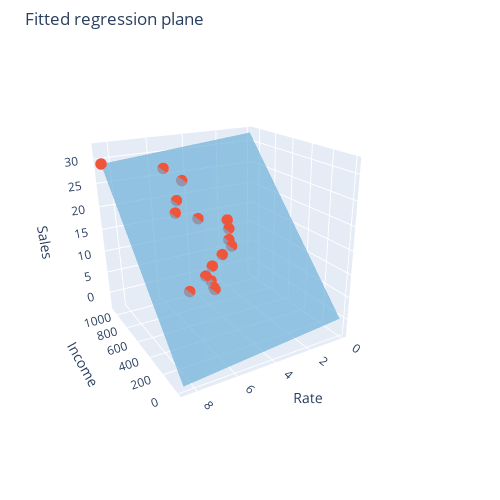

The code cell stored with this chart in its notebook:
### Code cell
z_color = np.zeros_like(z_data)
x_scatter_data = df_regress['X_1'].to_numpy()
y_scatter_data = df_regress['X_2'].to_numpy()
z_scatter_data = df_regress['Y'].to_numpy()

fig = go.Figure(data=[
  go.Surface(z=z_data.T, x=x_data, y=y_data, 
    colorscale="Blues", surfacecolor=z_color,
    showscale=False, opacity=0.7),
  go.Scatter3d(x=x_scatter_data, y=y_scatter_data, z=z_scatter_data, 
    mode="markers", marker_size=4)])

#go.Figure(data=[go.Scatter3d(x=df_regress['X_1'], y=df_regress['X_2'], 
#  z=df_regress['Y'], mode="markers")])

theta = [160, 60, 65]   # (cosine angle (alpha, beta, gamma))
theta = np.deg2rad(theta)
a = 2.5
camera = {
  'center': {'x': 0, 'y': -0.2, 'z': -0.2},
  'eye': {'x': a*np.cos(theta[0]), 'y': a*np.cos(theta[1]), 'z': a*np.cos(theta[2])}}

fig.update_layout(
  title="Fitted regression plane", autosize=True,
  width=500, height=500,
  margin={'l':35, 'r': 30, 'b':15, 't':50,},
  scene={
    "xaxis_title": "Income",
    "yaxis_title": "Rate",
    "zaxis_title": "Sales"},
  scene_camera=camera)


fig.show()

### Figure 1 — Plotly figure (JSON) as saved in the notebook; plotly's stock layout.template omitted (floating-point values rounded to 4 significant figures)
{"data": [{"colorscale": [[0, "rgb(247,251,255)"], [0.125, "rgb(222,235,247)"], [0.25, "rgb(198,219,239)"], [0.375, "rgb(158,202,225)"], [0.5, "rgb(107,174,214)"], [0.625, "rgb(66,146,198)"], [0.75, "rgb(33,113,181)"], [0.875, "rgb(8,81,156)"], [1, "rgb(8,48,107)"]], "opacity": 0.7, "showscale": false, "surfacecolor": [[0, 0, 0, 0, 0, 0, 0, 0, 0, 0], [0, 0, 0, 0, 0, 0, 0, 0, 0, 0], [0, 0, 0, 0, 0, 0, 0, 0, 0, 0], [0, 0, 0, 0, 0, 0, 0, 0, 0, 0], [0, 0, 0, 0, 0, 0, 0, 0, 0, 0], [0, 0, 0, 0, 0, 0, 0, 0, 0, 0], [0, 0, 0, 0, 0, 0, 0, 0, 0, 0], [0, 0, 0, 0, 0, 0, 0, 0, 0, 0], [0, 0, 0, 0, 0, 0, 0, 0, 0, 0], [0, 0, 0, 0, 0, 0, 0, 0, 0, 0]], "type": "surface", "x": [0, 119.6, 239.3, 358.9, 478.5, 598.2, 717.8, 837.4, 957.1, 1077.0], "y": [0, 0.9444, 1.889, 2.833, 3.778, 4.722, 5.667, 6.611, 7.556, 8.5], "z": [[-0.01402, 3.545, 7.104, 10.66, 14.22, 17.78, 21.34, 24.9, 28.46, 32.02], [-0.3445, 3.215, 6.774, 10.33, 13.89, 17.45, 21.01, 24.57, 28.13, 31.69], [-0.6749, 2.884, 6.443, 10.0, 13.56, 17.12, 20.68, 24.24, 27.8, 31.36], [-1.005, 2.554, 6.113, 9.672, 13.23, 16.79, 20.35, 23.91, 27.47, 31.03], [-1.336, 2.223, 5.782, 9.341, 12.9, 16.46, 20.02, 23.58, 27.14, 30.7], [-1.666, 1.893, 5.452, 9.011, 12.57, 16.13, 19.69, 23.25, 26.81, 30.36], [-1.997, 1.562, 5.121, 8.68, 12.24, 15.8, 19.36, 22.92, 26.48, 30.03], [-2.327, 1.232, 4.791, 8.35, 11.91, 15.47, 19.03, 22.59, 26.14, 29.7], [-2.657, 0.9015, 4.461, 8.019, 11.58, 15.14, 18.7, 22.26, 25.81, 29.37], [-2.988, 0.5711, 4.13, 7.689, 11.25, 14.81, 18.37, 21.93, 25.48, 29.04]]}, {"marker": {"size": 4}, "mode": "markers", "type": "scatter3d", "x": [336.1, 349.4, 362.9, 383.9, 402.8, 437, 472.2, 510.4, 544.5, 588.1, 630.4, 685.9, 742.8, 801.3, 903.1, 983.6, 1077.0], "y": [5.5, 5.5, 6.7, 5.5, 5.7, 5.2, 4.5, 3.8, 3.8, 3.6, 3.5, 4.9, 5.9, 5.6, 4.9, 5.6, 8.5], "z": [8, 8.2, 8.5, 9.2, 10.2, 11.4, 12.8, 13.6, 14.6, 16.4, 17.8, 18.6, 20, 21.9, 24.9, 27.3, 29.1]}], "layout": {"autosize": true, "height": 500, "margin": {"b": 15, "l": 35, "r": 30, "t": 50}, "scene": {"camera": {"center": {"x": 0, "y": -0.2, "z": -0.2}, "eye": {"x": -2.349, "y": 1.25, "z": 1.057}}, "xaxis": {"title": {"text": "Income"}}, "yaxis": {"title": {"text": "Rate"}}, "zaxis": {"title": {"text": "Sales"}}}, "title": {"text": "Fitted regression plane"}, "width": 500}}
